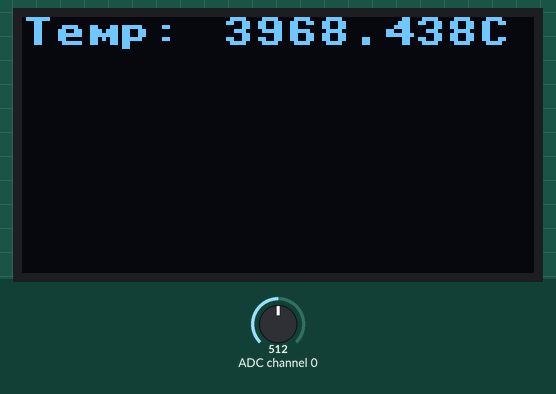
Recording of a program running on a simulated ESP8266 board running MicroPython. Shown: 128×64 one-colour display. The test bench sets the inputs (shaded band); at power-on: ADC channel 0 = 512 (analog values on the 0–1023 scale). What the program prints to the serial console is not drawn.

Above: at 1.7 s.
1.8 s: ADC channel 0 set to 716
At 4.2 s:
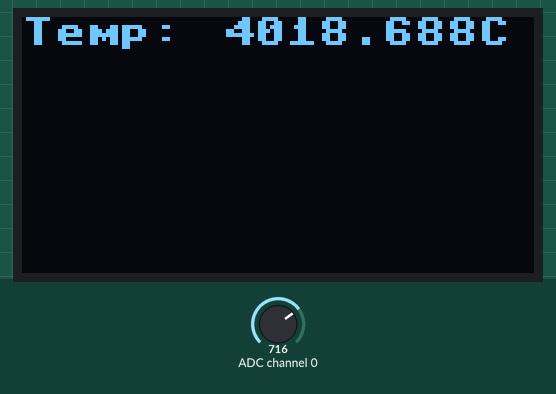
4.8 s: ADC channel 0 set to 900
At 7.5 s:
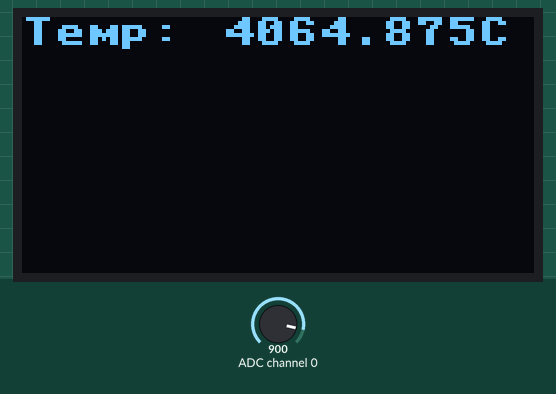
8.0 s: ADC channel 0 set to 1023
At 10.7 s:
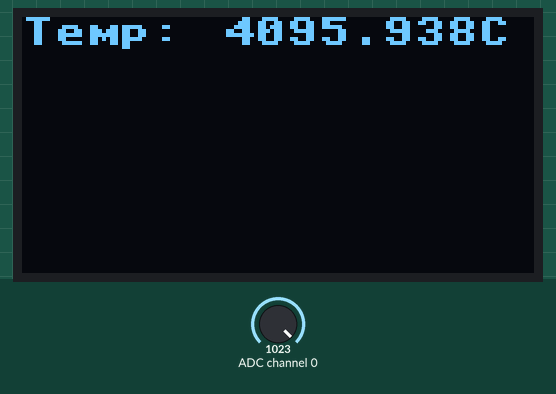
Timing chart, 0 to 12.2 s (numbered marks = the images above; inputs shaded):
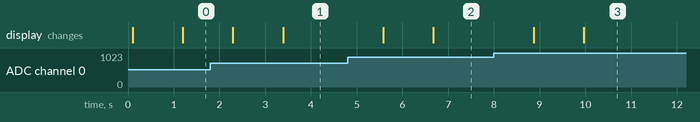

The program:

thermo3.py
```python
from machine import Pin, I2C
from time import sleep
import ssd1306

# Sensor I2C
i2c = I2C(scl=Pin(5), sda=Pin(4), freq=100000)

# OLED
oled_width = 128
oled_height = 64
oled = ssd1306.SSD1306_I2C(oled_width, oled_height, i2c)

while (True):
    sleep(1)
    # Ask for the temparature value
    i2c.writeto(0x48, '0')
    # Read data from sensor
    temp = i2c.readfrom(0x48, 2)
    # Data conversion
    temp = (temp[0] << 8 | temp[1]) >> 4
    # Handle negative values
    if temp & (1 << 11):
        temp |= 0xF800
    # Calculate the actual temperature
    temp = temp * 0.0625
    # Send temperature data to console
    print(temp)
    # Print temperature on OLED
    temp_str = str(temp)
    oled.fill(0)
    oled.text('Temp: ', 0, 0)
    oled.text(temp_str + 'C', 50, 0)
    oled.show()
    
```

Measured:
- after the input at 1.8 s, the display: first changes after 0.49 s (image 1 shows a later state)
- after the input at 4.8 s, the display: first changes after 0.78 s (image 2 shows a later state)
- after the input at 8.0 s, the display: first changes after 0.87 s (image 3 shows a later state)
